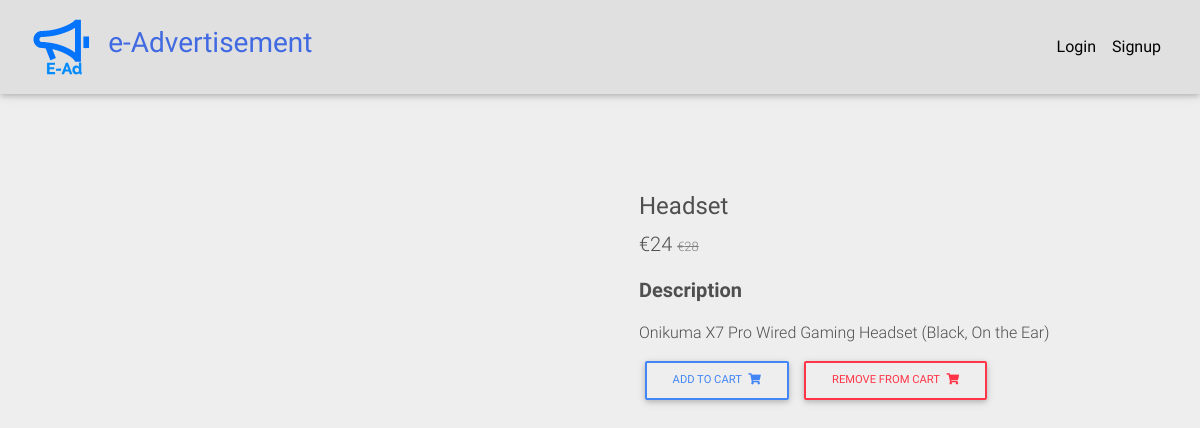
/product/headset/, run on the app's committed database.
### catalog/models.py (models this page shows, shortened)
class Item(models.Model):
    title = models.CharField(max_length=200)
    price = models.IntegerField()
    discount_price = models.IntegerField(blank=True, null=True)
    slug = models.SlugField()
    status = models.CharField(max_length=200)
    category = models.CharField(choices=CATEGORY_CHOICES, max_length=2)
    label = models.CharField(choices=LABEL_CHOICES, max_length=2)
    description = models.TextField()
    image = models.ImageField(default='default.jpg', upload_to='productImages')
    def get_add_to_cart_url(self):
        return reverse('add_to_cart', kwargs={'slug': self.slug})
    def get_remove_from_cart_url(self):
        return reverse('remove_from_cart', kwargs={'slug': self.slug})

### catalog/views.py (the view)
# urls.py: path('product/<slug>/', ProductDetail.as_view(), name='product'),
class ProductDetail(DetailView):
    model = Item
    template_name = 'product.html'

### templates/product.html (shortened to what this page needs)
{% extends 'base.html' %}
{% block content %}
<main class="mt-5 pt-4">
  <div class="container dark-grey-text mt-5">
    <div class="row wow fadeIn">
      <div class="col-md-6 mb-4">
      </div>
      <div class="col-md-6 mb-4">
        <div class="p-4">
          <div class="mb-3">
          <h4 class="mt-3"><strong>{{object.title}}</strong></h4>
          <p class="lead">
            <span class="mr-1">
              {% if object.discount_price %}
                <span>€{{object.discount_price}}</span>
                <span style="font-size: small; color: gray"><del>€{{object.price}}</del></span>
              {% else %}
                <span>€{{object.price}}</span>
              {% endif %}
            </span>
          </p>
          </div>
          <p class="lead font-weight-bold">Description</p>
          <p>{{object.description}}</p>
            <a href="{{object.get_add_to_cart_url}}" class="btn btn-outline-primary btn-md my-0 p" type="submit">Add to cart
            <i class="fas fa-shopping-cart ml-1"></i>
          </a>
          <a href="{{object.get_remove_from_cart_url}}" class="btn btn-outline-danger btn-md my-0 p" type="submit">Remove from cart
            <i class="fas fa-shopping-cart ml-1"></i>
          </a>
        </div>
      </div>
    </div>
  </div>
</main>
{% endblock content %}

### templates/base.html (style rules this page uses)
html, body, header, .carousel { height: 60vh; }

### data on the page
Item: title "Headset", discount_price "24", price "28", description "Onikuma X7 Pro Wired Gaming Headset (Black, On the Ear)"
